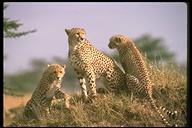
#> input picture Image Classifiers Using SIFT descriptors/Leopards/image_0003.jpg, 192 x 128 px; its folder holds only this picture in this run
$ jupyter execute --allow-errors mysvm.ipynb
#> lines starting #> are read from the running program, lines starting #| are printed output that depends on the picture
[cell 1]
from scipy import ndimage
import numpy as np
import matplotlib.pyplot as plt
import cv2
import pickle as pkl

[cell 2]
def imregionalmax(image, footprint):
    """Find the regional max of an ND image. An approximation of MATLAB's
    imregionalmax function. Result only differs when surrounding pixels
    have the same value as the center.

    Parameters:
    - image: the input image
    - footprint: a boolean ndarray specifying which neighboring pixels should be considered
                 for thresholding, see scipy.ndimage.generate_binary_structure.
    Returns:
    - a bitmask image, where '1' indicates local maxima.
    Author:
    - Yu Fang
    References:
    - https://github.com/bhardwajvijay/Utils/blob/master/utils.cpp
    - https://stackoverflow.com/questions/5550290/find-local-maxima-in-grayscale-image-using-opencv
    """
    # dialate the image so that small values are replaced by local max
    local_max = ndimage.grey_dilation(image, footprint=footprint, mode='reflect')
    # non-local max pixels (excluding pixel w/ constant 3x3 neighborhood)
    # will be replaced by local max, so the values will increase. remove them.
    # so the result is either local max or constant neighborhood.
    max_mask = image >= local_max
    # erode the image so that high values are replaced by local min
    local_min = ndimage.grey_erosion(image, footprint=footprint, mode='reflect')
    # only local min pixels and pixels w/ constant 3x3 neighborhood
    # will stay the same, otherwise pixels will be replaced by the local
    # min and become smaller. We only take non-local min, non-constant values.
    min_mask = image > local_min
    # boolean logic hack
    #   (local max || constant) && (!local min && !constant)
    # = local max && !local min && !constant
    # = local max && !constant
    return (max_mask & min_mask).astype(np.uint8)
def imregionalmin(image, footprint):
    """Find the regional min of an ND image. An approximation of MATLAB's
    imregionalmin function. Result only differs when surrounding pixels
    have the same value as the center.

    Parameters:
    - image: the input image
    - footprint: a boolean ndarray specifying which neighboring pixels should be considered
                 for thresholding, see scipy.ndimage.generate_binary_structure.
    Returns:
    - a bitmask image, where '1' indicates local maxima.
    Author:
    - Yu Fang
    References:
    - https://github.com/bhardwajvijay/Utils/blob/master/utils.cpp
    - https://stackoverflow.com/questions/5550290/find-local-maxima-in-grayscale-image-using-opencv
    """
    # erode the image so that high values are replaced by local min
    local_min = ndimage.grey_erosion(image, footprint=footprint, mode='reflect')
    # non-local min pixels (excluding pixel w/ constant 3x3 neighborhood)
    # will be replaced by local min, so the values will decrease. remove them.
    # so the result is either local min or constant neighborhood.
    min_mask = image <= local_min
    # dialate the image so that small values are replaced by local max
    local_max = ndimage.grey_dilation(image, footprint=footprint, mode='reflect')
    # only local max pixels and pixels w/ constant 3x3 neighborhood
    # will stay the same, otherwise pixels will be replaced by the local
    # max and become larger. We only take non-local max, non-constant values.
    max_mask = image < local_max
    # boolean logic hack
    #   (local min || constant) && (!local max && !constant)
    # = local min && !local max && !constant
    # = local min && !constant
    return (max_mask & min_mask).astype(np.uint8)

[cell 3]
def localize_kps(imgs, x, y, s):
    dx_kernal = np.array([[0,1/2,0],[0,0,0],[0,-1/2,0]])
    dy_kernal = np.array([[0,0,0],[1/2,0,-1/2],[0,0,0]])
    dxx_kernal = np.array([[0,0,0],[1,-2,1],[0,0,0]])
    dyy_kernal = np.array([[0,1,0],[0,-2,0],[0,1,0]])
    dxy_kernal = np.array([[-1,0,1],[0,0,0],[1,0,-1]])

    dx_img = cv2.filter2D(imgs[s], -1, dx_kernal)
    dy_img = cv2.filter2D(imgs[s], -1, dy_kernal)
    dxx_img = cv2.filter2D(imgs[s], -1, dxx_kernal)
    dxy_img = cv2.filter2D(imgs[s], -1, dxy_kernal)
    dyy_img = cv2.filter2D(imgs[s], -1, dyy_kernal)

    dx_img_prev = cv2.filter2D(imgs[s-1], -1, dx_kernal)
    dx_img_next = cv2.filter2D(imgs[s+1], -1, dx_kernal)

    dy_img_prev = cv2.filter2D(imgs[s-1], -1, dy_kernal)
    dy_img_next = cv2.filter2D(imgs[s+1], -1, dy_kernal)


    dx = dx_img[y, x]
    dy = dy_img[y, x]
    ds = imgs[s+1][y, x] - imgs[s-1][y,x]
    dxx = dxx_img[y, x]
    dxy = dxy_img[y, x]
    dyy = dyy_img[y, x]
    dxs = (dx_img_prev[y, x] - dx_img_next[y, x])/2
    dys = (dy_img_prev[y, x] - dy_img_next[y, x])/2
    dss = imgs[s+1][y,x] - 2*imgs[s][y,x] + imgs[s-1][y,x]

    J = np.array([dx, dy, ds])
    HD = np.array([ [dxx, dxy, dxs], [dxy, dyy, dys], [dxs, dys, dss]])


    offset = -np.linalg.pinv(HD).dot(J)
    return offset, J, HD[:2,:2], x, y, s

def generate_gaussian_kernel(sigma, w):
    k = np.zeros((w,w))
    x = int(w/2)
    k[x][x] = 1.0
    g_kernel = cv2.GaussianBlur(k, (w,w), sigma)
    return g_kernel

[cell 4]
def get_orientation(D, kp, s):
    dog_img = D[s]
    sigma = 1.5*s
    [ky, kx] = kp
    w = int(2*np.ceil(sigma)+1)
    kernel = generate_gaussian_kernel(s, w)

    dx_kernal = np.array([[0,1/2,0],[0,0,0],[0,-1/2,0]])
    dy_kernal = np.array([[0,0,0],[1/2,0,-1/2],[0,0,0]])
    dx_img = cv2.filter2D(dog_img, -1, dx_kernal)+1e-15
    dy_img = cv2.filter2D(dog_img, -1, dy_kernal)+1e-15

    angle_img = np.degrees(np.arctan(dy_img/dx_img))%360

    try:
        y1 = int(ky-w/2)
        y2 = int(ky+w/2)
        x1 = int(kx-w/2)
        x2 = int(kx+w/2)
        patch = angle_img[y1:y2, x1:x2]
        hist = np.zeros(36, dtype = np.float32)
        for y in range(w):
            for x in range(w):
                hist[int(patch[y,x]//10)] += kernel[y,x] * patch[y,x]

    except:
        return np.resize(np.array([]),(0,3))


    argsorted_hist = np.argsort(hist)
    if 0.8*hist[argsorted_hist[-2]]>=hist[argsorted_hist[-1]]:
        return np.array([[ky, kx, argsorted_hist[-1]*10],[ky, kx, argsorted_hist[-1]*10]])
    else:
        return np.array([[ky, kx, argsorted_hist[-1]*10]])

def get_descriptor(new_kp, D_img):
    [y, x, theta] = new_kp
    x = int(x)
    y = int(y)
    try:
        kp_sub_area = D_img[y-13:y+13,x-13:x+13]
        plt.imshow(kp_sub_area,cmap='gray')
        M = cv2.getRotationMatrix2D((13,13), theta, 1.0)
        rotated_sub_area = cv2.warpAffine(kp_sub_area, M, np.shape(kp_sub_area))

        dx_kernal = np.array([[0,1/2,0],[0,0,0],[0,-1/2,0]])
        dy_kernal = np.array([[0,0,0],[1/2,0,-1/2],[0,0,0]])
        dx_img = cv2.filter2D(rotated_sub_area, -1, dx_kernal)+1e-15
        dy_img = cv2.filter2D(rotated_sub_area, -1, dy_kernal)+1e-15

        angle_img = np.degrees(np.arctan(dy_img/dx_img))%360

        angle_subarea = angle_img[13-8:13+8, 13-8:13+8]
        descriptor = np.array(subarea_to_descriptor(angle_subarea))
        descriptor = np.ndarray.flatten(descriptor)

        return descriptor
    except Exception as e:
        return np.reshape(np.array([]),(0,128))


def subarea_to_descriptor(sub_area):
    sub_regions = [sub_area[y:y+4, x:x+4] for x in range(0,16,4) for y in range(0,16,4)]

    descriptor = []
    for sub_region in sub_regions:
        descriptor.append(sub_region_to_hist(sub_region))
    return descriptor


def sub_region_to_hist(sub_region):
    kernel = np.array([[1,3,3,1],[3,9,9,3],[3,9,9,3],[1,3,3,1]])/64
    hist = np.zeros(8, dtype = np.float32)
    for y in range(4):
        for x in range(4):
            hist[int(sub_region[y,x]//45)] += sub_region[y,x]*kernel[y,x]

    hist /= np.linalg.norm(hist)
    hist[hist>0.2] = 0.2
    hist /= np.linalg.norm(hist)

    return hist


def dof_to_candidate_kps(dof, s):
    c_kps = []
    (d_h, d_w) = np.shape(dof[s])
    mask = np.array([[True, True, True],[True, False, True],[True, True, True]])
    for m in range(1, d_h-1):
        for n in range(1, d_w-1):
            max_val1 = np.max(dof[s][m-1:m+2,n-1:n+2][mask])
            max_val2 = np.max(dof[s-1][m-1:m+2,n-1:n+2])
            max_val3 = np.max(dof[s+1][m-1:m+2,n-1:n+2])

            min_val1 = np.min(dof[s][m-1:m+2,n-1:n+2][mask])
            min_val2 = np.min(dof[s-1][m-1:m+2,n-1:n+2])
            min_val3 = np.min(dof[s+1][m-1:m+2,n-1:n+2])
            if dof[s][m][n] > max(max_val1, max_val2, max_val3) or dof[s][m][n] < min(min_val1, min_val2, min_val3):
                c_kps.append([m, n])


    c = np.array(c_kps)
    return(c)

[cell 5]
def dof_to_descriptors(dof):
    dof_max1 = imregionalmax(np.stack((dof[0],dof[1],dof[2])), ndimage.generate_binary_structure(3,3))[1]
    dof_min1 = imregionalmin(np.stack((dof[0],dof[1],dof[2])), ndimage.generate_binary_structure(3,3))[1]

    dof_max2 = imregionalmax(np.stack((dof[1],dof[2],dof[3])), ndimage.generate_binary_structure(3,3))[1]
    dof_min2 = imregionalmin(np.stack((dof[1],dof[2],dof[3])), ndimage.generate_binary_structure(3,3))[1]

    dof_max3 = imregionalmax(np.stack((dof[2],dof[3],dof[4])), ndimage.generate_binary_structure(3,3))[1]
    dof_min3 = imregionalmin(np.stack((dof[2],dof[3],dof[4])), ndimage.generate_binary_structure(3,3))[1]

    candidate_kps1 = np.vstack((np.array(np.where(dof_max1)).T, np.array(np.where(dof_min1)).T))

    candidate_kps2 = np.vstack((np.array(np.where(dof_max2)).T, np.array(np.where(dof_min2)).T))

    candidate_kps3 = np.vstack((np.array(np.where(dof_max3)).T, np.array(np.where(dof_min3)).T))

    filtered_kps1 = []
    for kp in candidate_kps1:
        [y, x] = kp
        offset, J, HD, x, y, s = localize_kps(dof, x, y, 1)
        res = dof[1][y,x] + 0.5*np.dot(J.T,offset)
        if abs(res) >= 0.03:
            w, v = np.linalg.eig(HD)
            w += 10e-15
            r = w[1]/w[0]
            R = (r+1)**2/r
            if R >= (10+1)**2/10:

                filtered_kps1.append(kp)
    filtered_kps1 = np.array(filtered_kps1)
    print('len of filtered_kps1:{}'.format(len(filtered_kps1)))

    filtered_kps2 = []

    for kp in candidate_kps2:
        [y, x] = kp
        offset, J, HD, x, y, s = localize_kps(dof, x, y, 2)
        res = dof[2][y,x] + 0.5*np.dot(J.T,offset)
        if abs(res) >= 0.03:
            w, v = np.linalg.eig(HD)
            w += 10e-15
            r = w[1]/w[0]
            R = (r+1)**2/r
            if R >= (10+1)**2/10:

                filtered_kps2.append(kp)
    filtered_kps2 = np.array(filtered_kps2)
    print('len of filtered_kps2:{}'.format(len(filtered_kps2)))

    filtered_kps3 = []
    for kp in candidate_kps3:
        [y, x] = kp
        offset, J, HD, x, y, s = localize_kps(dof, x, y, 3)
        res = dof[3][y,x] + 0.5*np.dot(J.T,offset)
        if abs(res) >= 0.03:
            w, v = np.linalg.eig(HD)
            w += 10e-15
            r = w[1]/w[0]
            R = (r+1)**2/r
            if R >= (10+1)**2/10:
                filtered_kps3.append(kp)
    filtered_kps3 = np.array(filtered_kps3)
    print('len of filtered_kps3:{}'.format(len(filtered_kps3)))

    try:
        kps_and_orientation1 = np.vstack(tuple([get_orientation(dof, kp, 1) for kp in filtered_kps1]))
        des1 = np.vstack(tuple([get_descriptor(kp, dof[1]) for kp in kps_and_orientation1]))

    except:
        des1 = np.reshape(np.array([]),(0,128))

    try:
        kps_and_orientation2 = np.vstack(tuple([get_orientation(dof, kp, 2) for kp in filtered_kps2]))
        des2 = np.vstack(tuple([get_descriptor(kp, dof[2]) for kp in kps_and_orientation2]))

    except:
        des2 = np.reshape(np.array([]),(0,128))

    try:
        kps_and_orientation3 = np.vstack(tuple([get_orientation(dof, kp, 3) for kp in filtered_kps3]))
        des3 = np.vstack(tuple([get_descriptor(kp, dof[3]) for kp in kps_and_orientation3]))

    except:
        des3 = np.reshape(np.array([]),(0,128))


    print(np.vstack((des1,des2,des3)))
    print(np.shape(np.vstack((des1,des2,des3))))
    print('finished')

    return(np.vstack((des1,des2,des3)))

[cell 6]
def img_to_descriptors(test_img):

    # creating feature space
    (oct1_h, oct1_w) = np.shape(test_img)
    octave1 = [cv2.GaussianBlur(test_img, (5,5), 2**(i/5)).astype(np.float64) for i in range(6)]
    dof1 = [abs(octave1[i+1] - octave1[i])/255 for i in range(5)]

    test_img2 = cv2.resize(test_img,((int(np.shape(test_img)[1]/2), int(np.shape(test_img)[0]/2))))
    octave2 = [cv2.GaussianBlur(test_img2, (5,5), 2**(i/5)).astype(np.float64) for i in range(6)]
    dof2 = [abs(octave2[i+1] - octave2[i])/255 for i in range(5)]

    test_img3 = cv2.resize(test_img,((int(np.shape(test_img2)[1]/2), int(np.shape(test_img2)[0]/2))))
    octave3 = [cv2.GaussianBlur(test_img3, (5,5), 2**(i/5)).astype(np.float64) for i in range(6)]
    dof3 = [abs(octave3[i+1] - octave3[i])/255 for i in range(5)]

    test_img4 = cv2.resize(test_img,((int(np.shape(test_img3)[1]/2), int(np.shape(test_img3)[0]/2))))
    octave4 = [cv2.GaussianBlur(test_img4, (5,5), 2**(i/5)).astype(np.float64) for i in range(6)]
    dof4 = [abs(octave4[i+1] - octave4[i])/255 for i in range(5)]

    test_img5 = cv2.resize(test_img,((int(np.shape(test_img4)[1]/2), int(np.shape(test_img4)[0]/2))))
    octave5 = [cv2.GaussianBlur(test_img5, (5,5), 2**(i/5)).astype(np.float64) for i in range(6)]
    dof5 = [abs(octave5[i+1] - octave5[i])/255 for i in range(5)]

    print('initiating')


    dof2_descriptors = dof_to_descriptors(dof2)


    return(dof2_descriptors)

[cell 7]
from os import listdir
def generate_pkl_files(obj, N):
#> called with obj = 'Leopards', N = 50
    for file_name in listdir(obj)[0:N]:
        img_name = file_name.split('.')[0]

        img_path = obj+'/' + img_name+'.jpg'
        pkl_path = obj+'_descriptors/'+img_name+'_descriptor.pkl'
        img = cv2.imread(img_path, cv2.IMREAD_GRAYSCALE)
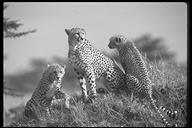
#> img: shape (128, 192); min 0, max 255, mean 133.9

        try:
            f = open(pkl_path, 'wb')
            pkl.dump(img_to_descriptors(img), f)
#> in img_to_descriptors, `octave1 = [cv2.GaussianBlur(test_img, (5,5), 2**(i/5)).astype(np.float..`: octave1 = 6 items
#> in img_to_descriptors, `dof1 = [abs(octave1[i+1] - octave1[i])/255 for i in range(5)]`: dof1 = 5 items
#> in img_to_descriptors, `test_img2 = cv2.resize(test_img,((int(np.shape(test_img)[1]/2), int(np..`:
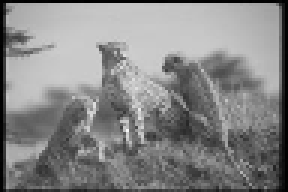
#> test_img2: shape (64, 96) (shown 3 times larger); min 0, max 247, mean 134.1
#> in img_to_descriptors, `octave2 = [cv2.GaussianBlur(test_img2, (5,5), 2**(i/5)).astype(np.floa..`: octave2 = 6 items
#> in img_to_descriptors, `dof2 = [abs(octave2[i+1] - octave2[i])/255 for i in range(5)]`: dof2 = 5 items
#> in img_to_descriptors, `octave3 = [cv2.GaussianBlur(test_img3, (5,5), 2**(i/5)).astype(np.floa..`: octave3 = 6 items
#> in img_to_descriptors, `dof3 = [abs(octave3[i+1] - octave3[i])/255 for i in range(5)]`: dof3 = 5 items
#> in img_to_descriptors, `octave4 = [cv2.GaussianBlur(test_img4, (5,5), 2**(i/5)).astype(np.floa..`: octave4 = 6 items
#> in img_to_descriptors, `dof4 = [abs(octave4[i+1] - octave4[i])/255 for i in range(5)]`: dof4 = 5 items
#> in img_to_descriptors, `octave5 = [cv2.GaussianBlur(test_img5, (5,5), 2**(i/5)).astype(np.floa..`: octave5 = 6 items
#> in img_to_descriptors, `dof5 = [abs(octave5[i+1] - octave5[i])/255 for i in range(5)]`: dof5 = 5 items
#> in dof_to_descriptors, `dof_max1 = imregionalmax(np.stack((dof[0],dof[1],dof[2])), ndimage.gen..`:
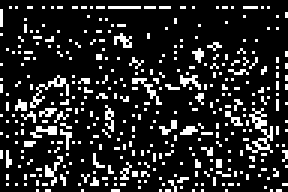
#> dof_max1: shape (64, 96) (shown 3 times larger); values 0 (black) and 1 (white), 15.5% white in thin lines or dots
#> in dof_to_descriptors, `dof_min1 = imregionalmin(np.stack((dof[0],dof[1],dof[2])), ndimage.gen..`: dof_min1: shape (64, 96); values 0 (black) and 1 (white), 40% white in thin lines or dots
#> in dof_to_descriptors, `dof_max2 = imregionalmax(np.stack((dof[1],dof[2],dof[3])), ndimage.gen..`: dof_max2: shape (64, 96); values 0 (black) and 1 (white), 14.3% white in thin lines or dots
#> in dof_to_descriptors, `dof_min2 = imregionalmin(np.stack((dof[1],dof[2],dof[3])), ndimage.gen..`: dof_min2: shape (64, 96); values 0 (black) and 1 (white), 44.6% white in thin lines or dots
#> in dof_to_descriptors, `dof_min3 = imregionalmin(np.stack((dof[2],dof[3],dof[4])), ndimage.gen..`:
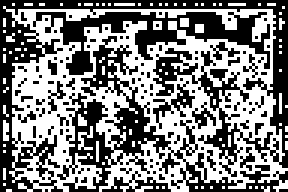
#> dof_min3: shape (64, 96) (shown 3 times larger); values 0 (black) and 1 (white), 49.6% white in thin lines or dots
#> in dof_to_descriptors, `candidate_kps1 = np.vstack((np.array(np.where(dof_max1)).T, np.array(n..`: candidate_kps1 = 3410 pairs, first value 1 to 63, second value 0 to 95
#> in dof_to_descriptors, `candidate_kps2 = np.vstack((np.array(np.where(dof_max2)).T, np.array(n..`: candidate_kps2 = 3619 pairs, first value 1 to 63, second value 0 to 95
#> in dof_to_descriptors, `candidate_kps3 = np.vstack((np.array(np.where(dof_max3)).T, np.array(n..`: candidate_kps3 = 3998 pairs, first value 0 to 63, second value 0 to 95
#> the loop in dof_to_descriptors, `for kp in candidate_kps1:` made 3410 passes
#> kp on passes 28 to 30: [2, 48], [2, 49], [2, 50]
#> pass 1, in localize_kps, `dxy_img = cv2.filter2D(imgs[s], -1, dxy_kernal)`:
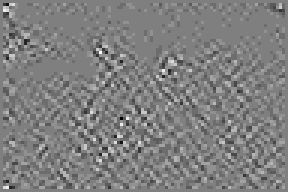
#> dxy_img: shape (64, 96) float64 (shown 3 times larger); min -0.0275, max 0.0275, mean 4.47e-06; drawn with min black and max white
#| len of filtered_kps1:42
#> the loop in dof_to_descriptors, `for kp in candidate_kps2:` made 3619 passes
#> kp on passes 1 to 3: [2, 5], [2, 6], [2, 8]
#> pass 1, in localize_kps (call 3411), `dxy_img = cv2.filter2D(imgs[s], -1, dxy_kernal)`:
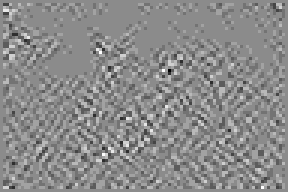
#> dxy_img: shape (64, 96) float64 (shown 3 times larger); min -0.0235, max 0.0196, mean 3.19e-06; drawn with min black and max white
#| len of filtered_kps2:33
#> the loop in dof_to_descriptors, `for kp in candidate_kps3:` made 3998 passes
#> kp on passes 1 to 3: [0, 0], [0, 4], [0, 93]
#> pass 1, in localize_kps (call 7030), `dxx_img = cv2.filter2D(imgs[s], -1, dxx_kernal)`:
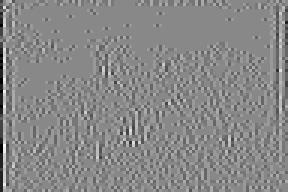
#> dxx_img: shape (64, 96) float64 (shown 3 times larger); min -0.0314, max 0.0275, mean -0.000142; drawn with min black and max white
#> pass 1, in localize_kps (call 7030), `dxy_img = cv2.filter2D(imgs[s], -1, dxy_kernal)`:
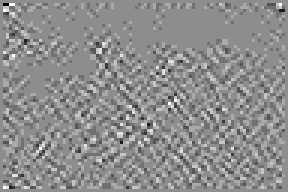
#> dxy_img: shape (64, 96) float64 (shown 3 times larger); min -0.0196, max 0.0157, mean 1.91e-06; drawn with min black and max white
#| len of filtered_kps3:39
#> (printed output is left out)
#| (64, 128)
#> in dof_to_descriptors, `return(np.vstack((des1,des2,des3)))`:
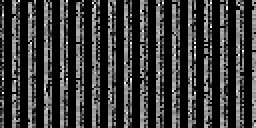
#> returned value: shape (64, 128) float64 (shown 2 times larger); min 0, max 1, mean 0.217
            f.close()
            print('successfully stored: ' + img_name)
        except Exception as e:
            print('error: ' + str(e))

[cell 8]
def generate_test_pkl_files(obj):
    for file_name in listdir(obj+'_test'):
        img_name = file_name.split('.')[0]
        img_path = obj+'_test/'+file_name
        pkl_path = obj+'_test_descriptors/'+img_name+'_descriptors.pkl'
        img = cv2.imread(img_path, cv2.IMREAD_GRAYSCALE)
        try:
            f = open(pkl_path, 'wb')
            pkl.dump(img_to_descriptors(img), f)
            f.close()
            print('successfully stored: ' + img_name)
        except Exception as e:
            print('error: ' + str(e))

#> (the rest of this cell did not finish here and is left out)

[cell 9]
generate_pkl_files('Leopards', 50)
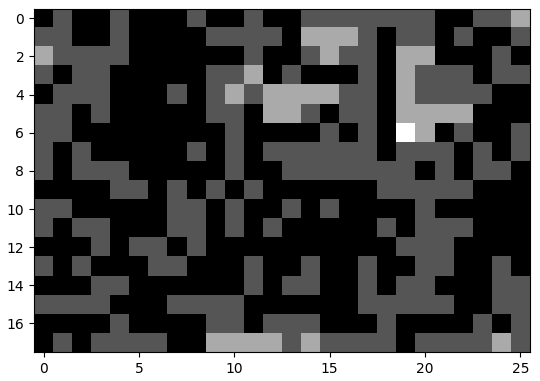
#> figure drawn by matplotlib, 1 panel

$ run again, on Image Classifiers Using SIFT descriptors/Leopards/image_0005.jpg
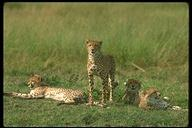
#> input picture Image Classifiers Using SIFT descriptors/Leopards/image_0005.jpg, 192 x 128 px
#> octave1 = 6 items
#> dof1 = 5 items
#> octave2 = 6 items
#> dof2 = 5 items
#> octave3 = 6 items
#> dof3 = 5 items
#> octave4 = 6 items
#> dof4 = 5 items
#> octave5 = 6 items
#> dof5 = 5 items
#> in dof_to_descriptors, `dof_max1 = imregionalmax(np.stack((dof[0],dof[1],dof[2])), ndimage.gen..`:
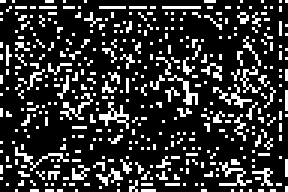
#> dof_max1: shape (64, 96) (shown 3 times larger); values 0 (black) and 1 (white), 19.8% white in thin lines or dots
#> dof_min1: shape (64, 96); values 0 (black) and 1 (white), 54.8% white; black in thin lines or dots
#> dof_max2: shape (64, 96); values 0 (black) and 1 (white), 17.2% white in thin lines or dots
#> dof_min2: shape (64, 96); values 0 (black) and 1 (white), 59% white; black in thin lines or dots
#> dof_max3: shape (64, 96); values 0 (black) and 1 (white), 15.7% white in thin lines or dots
#> dof_min3: shape (64, 96); values 0 (black) and 1 (white), 63.4% white; black in thin lines or dots
#> candidate_kps1 = 4586 pairs, first value 0 to 63, second value 0 to 95
#> candidate_kps2 = 4680 pairs, first value 0 to 63, second value 0 to 95
#> candidate_kps3 = 4860 pairs, first value 0 to 63, second value 0 to 95
#> the loop in dof_to_descriptors, `for kp in candidate_kps1:` made 4586 passes
#> kp on passes 28 to 30: [2, 17], [2, 18], [2, 21]
#| len of filtered_kps1:26
#> the loop in dof_to_descriptors, `for kp in candidate_kps2:` made 4680 passes
#> kp on passes 1 to 3: [0, 0], [0, 6], [0, 12]
#| len of filtered_kps2:19
#> the loop in dof_to_descriptors, `for kp in candidate_kps3:` made 4860 passes
#> kp on passes 1 to 3: [0, 4], [0, 8], [0, 10]
#| len of filtered_kps3:25
#> (printed output is left out)
#| (30, 128)
#> `[cell 9] generate_pkl_files('Leopards', 50)`:
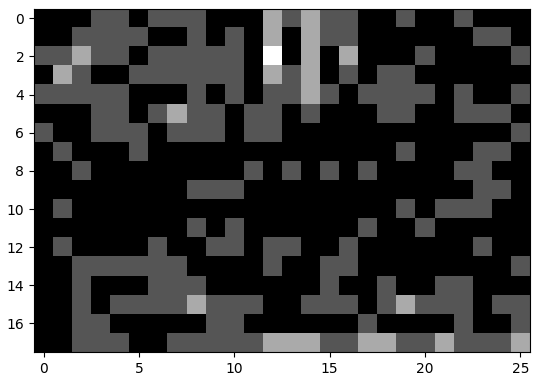
#> figure drawn by matplotlib, 1 panel
